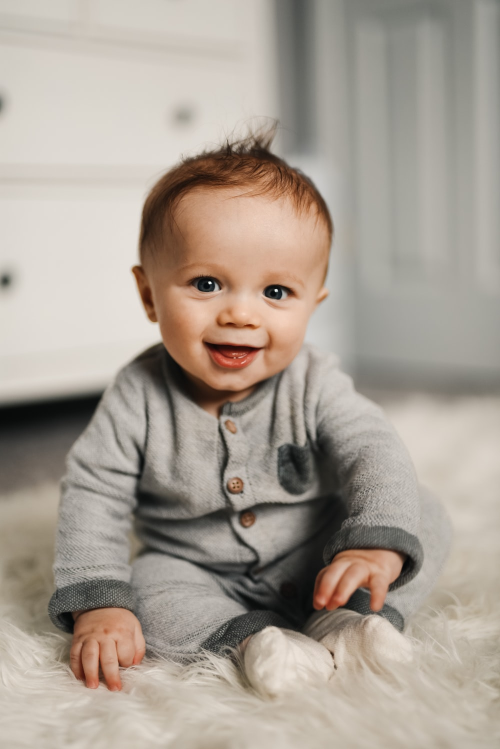
#> input picture Day 2/baby.jpg, 1000 x 1498 px, given in place of lena_color_512.tif, which was not available (shown at 1/2 size)
$ jupyter execute CV.ipynb   (text cells are left out)
#> lines starting #> are read from the running program, lines starting #| are printed output that depends on the picture; after the words box and inside, x2 and y2 are one past the last pixel; in counts of white or black regions, pixels touching at a corner belong together; pictures that were not available may be replaced by others from this repository, and a replacement may not be noted
[cell 1]
# importing needed libraries

import cv2
import numpy as np

def emptyFunction():
    pass    # when we want nothing to execute

def main():

    img1 = np.zeros((512, 512, 3), np.uint8)
    windowName = 'OpenCV BGR Color Palette'
    cv2.namedWindow(windowName)

## trackbar name(predefined),window name to which it is attached, default value,
## maximum value,callback function which is executed everytime trackbar value changes

    # create trackbars for color change
    cv2.createTrackbar('B', windowName, 0, 255, emptyFunction)
#> slider 'B' is set to 85
    cv2.createTrackbar('G', windowName, 0, 255, emptyFunction)
#> slider 'G' is set to 85
    cv2.createTrackbar('R', windowName, 0, 255, emptyFunction)
#> slider 'R' is set to 85


    while(True):
        cv2.imshow(windowName, img1)

        blue = cv2.getTrackbarPos('B', windowName)
        green = cv2.getTrackbarPos('G', windowName)
        red = cv2.getTrackbarPos('R', windowName)

        img1[:] = [blue, green, red]
        print (blue, green, red)

        if cv2.waitKey(1) == 27:   ## escape key
#> (key Esc is pressed here)
            break
        elif cv2.waitKey(1)==13:  ## enter key
            cv2.imwrite(r'C:\Users\umang\Desktop\CV\Output\a.jpg',img1)
            break

    cv2.destroyAllWindows()

if __name__ == "__main__":
    main()

[cell 2]
## Simple Thresholding ##

# If pixel value is greater than a threshold value, it is assigned one value (may be
# white), else it is assigned another value (may be black). The function used is
# cv2.threshold. First argument is the source image, which should be a grayscale image.
# Second argument is the threshold value which is used to classify the pixel values.
# Third argument is the maxVal which represents the value to be given if pixel
# value is more than (sometimes less than) the threshold value.

import cv2
import numpy as np
from matplotlib import pyplot as plt

# must be grayscale image
img = cv2.imread(r'D:\Machine Learning - Umang\OpenCv\images\lena_color_512.tif',0)
#> img: shape (1498, 1000); min 1, max 255, mean 161

ret,thresh1 = cv2.threshold(img,127,255,cv2.THRESH_BINARY)   ## 127 = Global Value
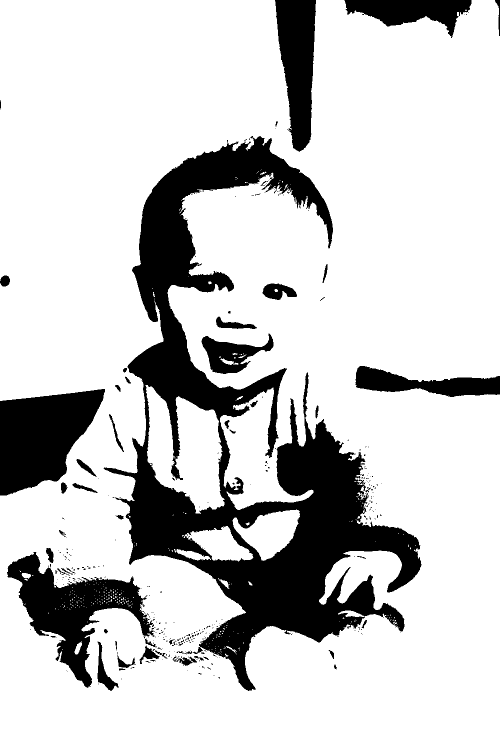
#> thresh1: shape (1498, 1000) (shown at 1/2 size); 79.8% white; 356 black regions (296 under 20 px), largest, box (x1, y1, x2, y2) and area: (207, 272, 843, 1382) 193446, (0, 778, 210, 991) 29281, (14, 1104, 309, 1376) 27142
ret,thresh2 = cv2.threshold(img,127,255,cv2.THRESH_BINARY_INV)
ret,thresh3 = cv2.threshold(img,127,255,cv2.THRESH_TRUNC)
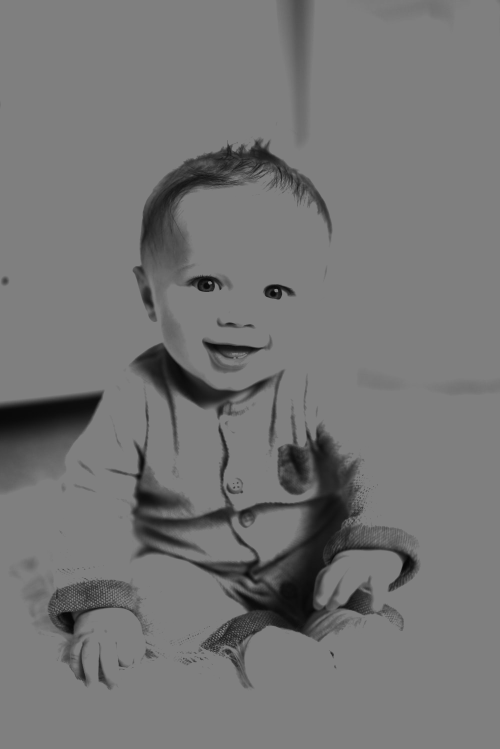
#> thresh3: shape (1498, 1000) (shown at 1/2 size); min 1, max 127, mean 117.4
ret,thresh4 = cv2.threshold(img,127,255,cv2.THRESH_TOZERO)
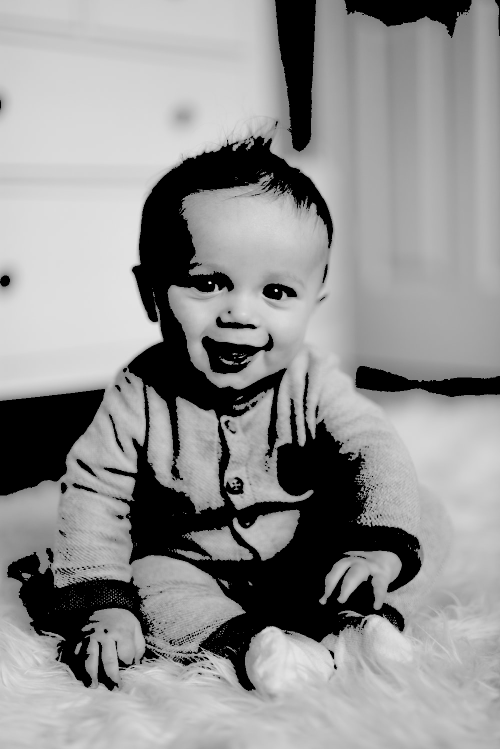
#> thresh4: shape (1498, 1000) (shown at 1/2 size); min 0, max 255, mean 145.1
ret,thresh5 = cv2.threshold(img,127,255,cv2.THRESH_TOZERO_INV)
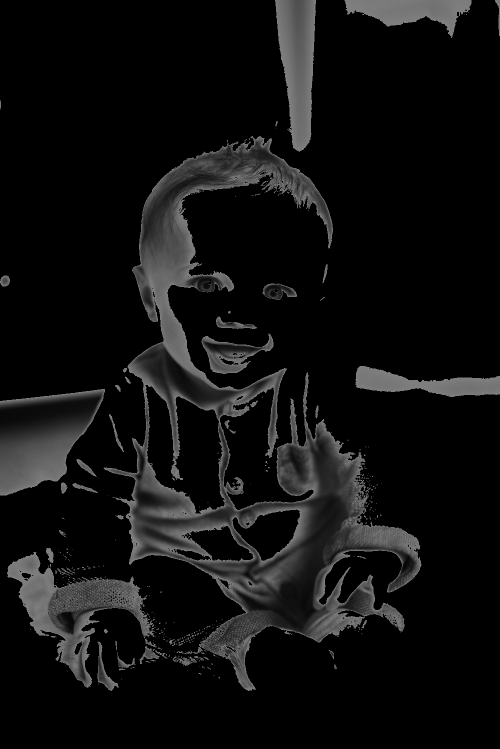
#> thresh5: shape (1498, 1000) (shown at 1/2 size); min 0, max 127, mean 15.9

titles = ['Original Image','BINARY','BINARY_INV','TRUNC','TOZERO','TOZERO_INV']
images = [img, thresh1, thresh2, thresh3, thresh4, thresh5]

for i in range(6):
    plt.subplot(2,3,i+1),plt.imshow(images[i],'gray')
    plt.title(titles[i])
    plt.xticks([]),plt.yticks([])
plt.show()

[cell 3]
## Adaptive Thresholding  ##


# In the previous section, we used a global value as threshold value. But it
# may not be good in all the conditions where image has different lighting conditions
# in different areas. In that case, we go for adaptive thresholding. In this, the
# algorithm calculate the threshold for a small regions of the image.
# So we get different thresholds for different regions of the same image and it
# gives us better results for images with varying illumination.


# cv2.ADAPTIVE_THRESH_MEAN_C : threshold value is the mean of neighbourhood area.
# cv2.ADAPTIVE_THRESH_GAUSSIAN_C : threshold value is the weighted sum of
# neighbourhood values where weights are a gaussian window


import cv2
from matplotlib import pyplot as plt
img = cv2.imread(r'D:\Machine Learning - Umang\OpenCv\images\lena_color_512.tif',0)
img = cv2.medianBlur(img,5)    ## removes salt-and-pepper noise  (applied 50%)
ret,th1 = cv2.threshold(img,127,255,cv2.THRESH_BINARY)   ## ret return threshold value
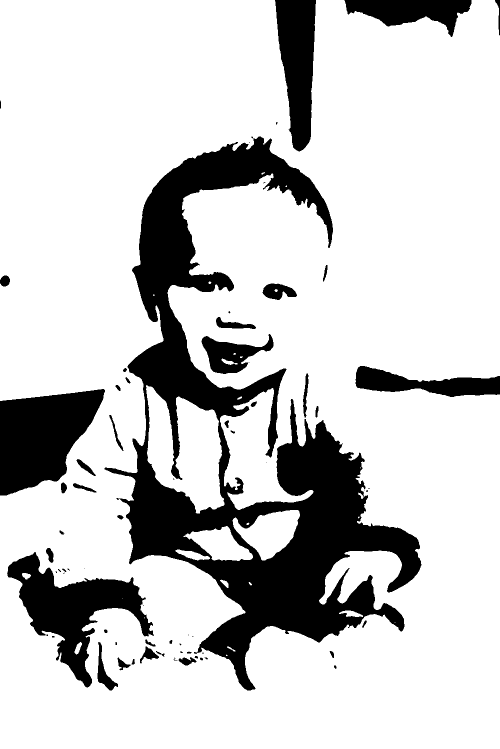
#> th1: shape (1498, 1000) (shown at 1/2 size); 79.9% white; 74 black regions (30 under 20 px), largest, box (x1, y1, x2, y2) and area: (209, 273, 843, 1381) 193399, (0, 778, 210, 991) 29275, (14, 1104, 308, 1375) 27522
print (ret)
# (src,maxValue,adaptiveMethod,thresholdType,blocksize,c)
# Block Size - It decides the size of neighbourhood area.
# C - It is just a constant which is subtracted from the mean or weighted
# mean calculated.
th2 = cv2.adaptiveThreshold(img,255,cv2.ADAPTIVE_THRESH_MEAN_C,
cv2.THRESH_BINARY,11,2)
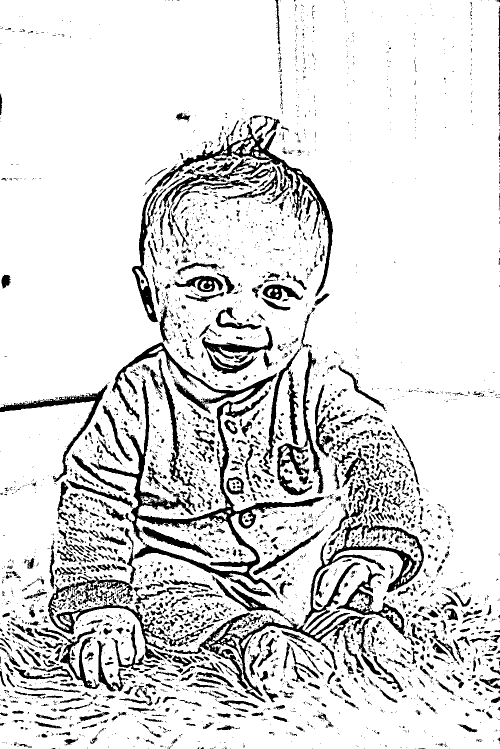
#> th2: shape (1498, 1000) (shown at 1/2 size); 86.5% white; 3653 black regions (2729 under 20 px), largest, box (x1, y1, x2, y2) and area: (181, 754, 648, 1200) 18274, (264, 241, 666, 645) 16136, (347, 1030, 848, 1405) 15922
th3 = cv2.adaptiveThreshold(img,255,cv2.ADAPTIVE_THRESH_GAUSSIAN_C,
cv2.THRESH_BINARY,11,2)
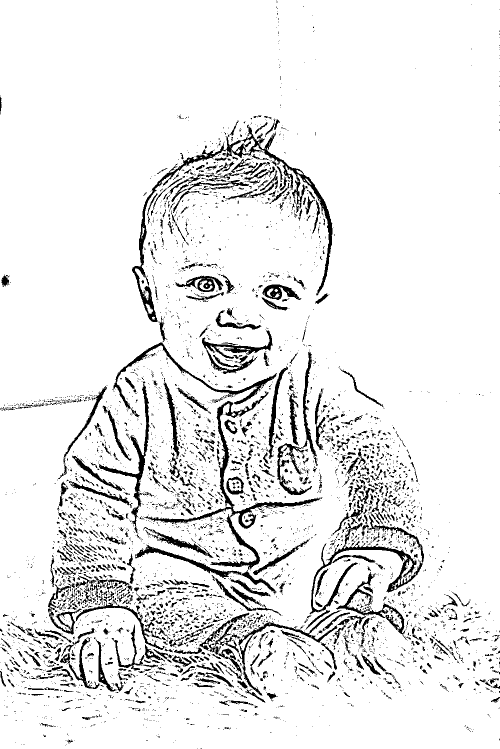
#> th3: shape (1498, 1000) (shown at 1/2 size); 91.5% white; 4930 black regions (4143 under 20 px), largest, box (x1, y1, x2, y2) and area: (264, 249, 665, 644) 8792, (279, 783, 645, 1058) 5287, (270, 1028, 553, 1189) 3972
titles = ['Original Image', 'Global Thresholding (v = 127)',
'Adaptive Mean Thresholding', 'Adaptive Gaussian Thresholding']
images = [img, th1, th2, th3]
for i in range(4):
    plt.subplot(2,2,i+1),plt.imshow(images[i],'gray')
    plt.title(titles[i])
    plt.xticks([]),plt.yticks([])
plt.show()

[cell 4]
import cv2
import matplotlib.pyplot as plt

def main():

    imgpath = r"D:\Machine Learning - Umang\OpenCv\images\peppers_color.tif"

    img = cv2.imread(imgpath, 1)
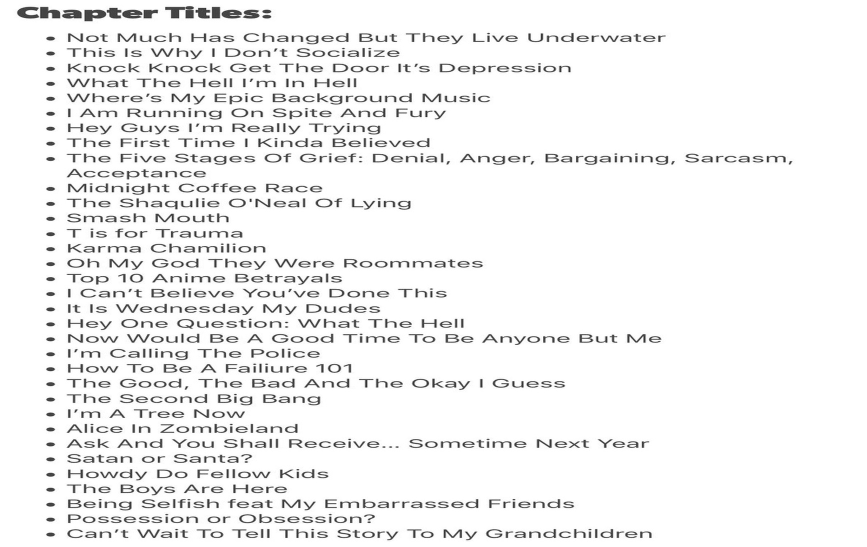
#> input picture ocr/5.jpg, 1734 x 1093 px, given in place of peppers_color.tif, which was not available (shown at 1/2 size)
#> img is the input picture: shape (1093, 1734, 3); min 11, max 255, mean 242

    img = cv2.cvtColor(img, cv2.COLOR_BGR2RGB)

    # for threshholding we require gray image
    gray = cv2.cvtColor(img, cv2.COLOR_BGR2GRAY)

    #binary images are easy to find contour(boundries are easily marked)
    ret, thresh = cv2.threshold(gray, 75, 255, cv2.THRESH_BINARY)
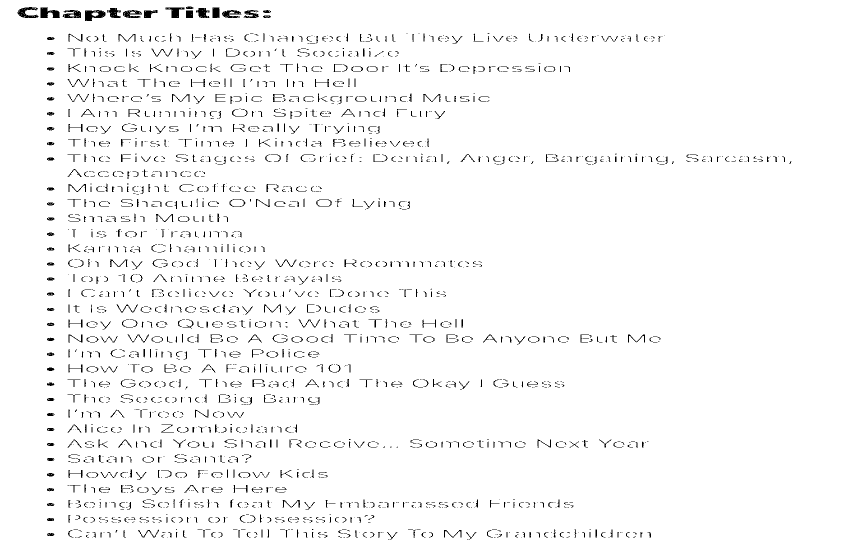
#> thresh: shape (1093, 1734) (shown at 1/2 size); 97.2% white; black in thin lines or dots, all inside (x1, y1, x2, y2) = (35, 13, 1583, 1080)

    # findContours(image,contour retrieval mode, contour approximation mode)
    contours, hierarchy = cv2.findContours(thresh, cv2.RETR_TREE, cv2.CHAIN_APPROX_SIMPLE)
#> contours = 3963 contours, 2548 with area under 20; largest, box (x1, y1, x2, y2) and area: (0, 0, 1734, 1093) 1892436, (169, 19, 212, 43) 718, (80, 14, 121, 37) 608, (34, 13, 78, 37) 573, (124, 19, 163, 37) 514


#    print(contours)
#    print(hierarchy)

    # drawContours(original image,list of contours returned,
    # index of contours (useful when drawing individual contour),colour,thickness)

    cv2.drawContours(img, contours, -1, (0, 0, 255), 2)
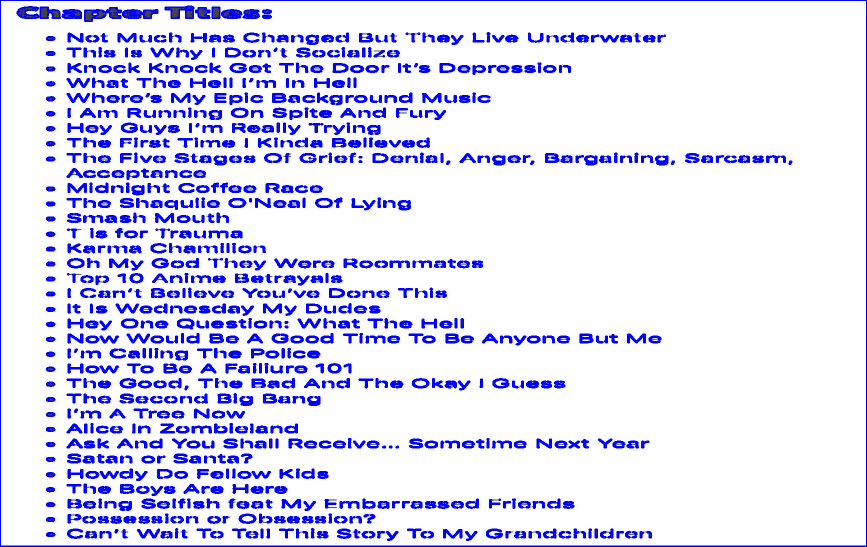
#> img: shape (1093, 1734, 3) (shown at 1/2 size); 12.05% of pixels changed, all inside (x1, y1, x2, y2) = (0, 0, 1734, 1093)

    original = cv2.imread(imgpath, 1)

    original = cv2.cvtColor(original, cv2.COLOR_BGR2RGB)

    output = [original, img]
    titles = ['Original', 'Contours']


    for i in range(2):
        plt.subplot(1, 2, i+1)
        plt.imshow(output[i])
        plt.title(titles[i])
        plt.xticks([])
        plt.yticks([])

    plt.show()

if __name__ == "__main__":
    main()
